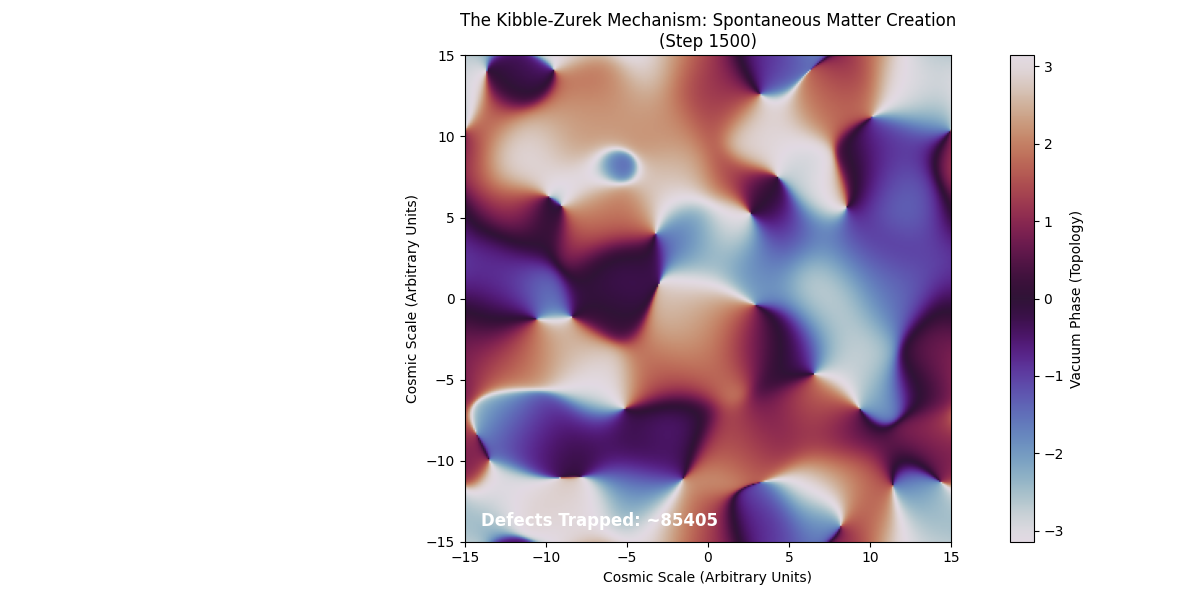

Write Python code to recreate this figure.
import numpy as np
import matplotlib.pyplot as plt

def simulate_big_bang():
    """
    Simulates the 'Genesis' of matter via the Kibble-Zurek mechanism.
    Starts with a high-temperature (random) vacuum and 'quenches' it.
    """
    print("Initiating Big Bang (Random Phase Field)...")
    
    # 1. Setup the Early Universe
    N = 300
    L = 30.0
    dx = L / N
    
    # Initial State: "Hot" Universe = Complete Randomness
    # The phase angle is random everywhere between -pi and +pi
    psi = np.exp(1j * np.random.uniform(-np.pi, np.pi, (N, N)))
    
    # 2. The Cooling Process (Time Evolution)
    # We use Ginzburg-Landau again, but this time to 'order' the chaos.
    dt = 0.001
    steps = 1500
    
    print(f"Cooling Vacuum for {steps} epochs...")
    
    for t in range(steps):
        # Laplacian (Diffusion/Ordering force)
        lap = (np.roll(psi, 1, axis=0) + np.roll(psi, -1, axis=0) + 
               np.roll(psi, 1, axis=1) + np.roll(psi, -1, axis=1) - 4*psi) / (dx**2)
        
        # GL Equation: The vacuum tries to relax to magnitude 1
        # But the random phase twists get "stuck" (Topological Defects)
        psi += dt * (lap + psi * (1.0 - np.abs(psi)**2))

    # 3. Visualization
    print("Rendering Cosmic Domains...")
    plt.figure(figsize=(12, 6))
    
    # Plot: The Emergence of Matter
    # We plot the Phase. Uniform colors are "Domains" (Empty Space).
    # The sharp swirls where colors meet are "Defects" (Particles).
    plt.imshow(np.angle(psi), cmap='twilight', origin='lower', extent=[-L/2, L/2, -L/2, L/2])
    
    plt.title(f"The Kibble-Zurek Mechanism: Spontaneous Matter Creation\n(Step {steps})")
    plt.colorbar(label="Vacuum Phase (Topology)")
    plt.xlabel("Cosmic Scale (Arbitrary Units)")
    plt.ylabel("Cosmic Scale (Arbitrary Units)")
    
    # Count the particles (defects)
    # We cheat slightly by counting zeros in the density
    density = np.abs(psi)
    defect_count = np.sum(density < 0.1)
    plt.text(-L/2 + 1, -L/2 + 1, f"Defects Trapped: ~{defect_count}", color='white', fontsize=12, fontweight='bold')
    
    plt.tight_layout()
    plt.show()

if __name__ == "__main__":
    simulate_big_bang()
